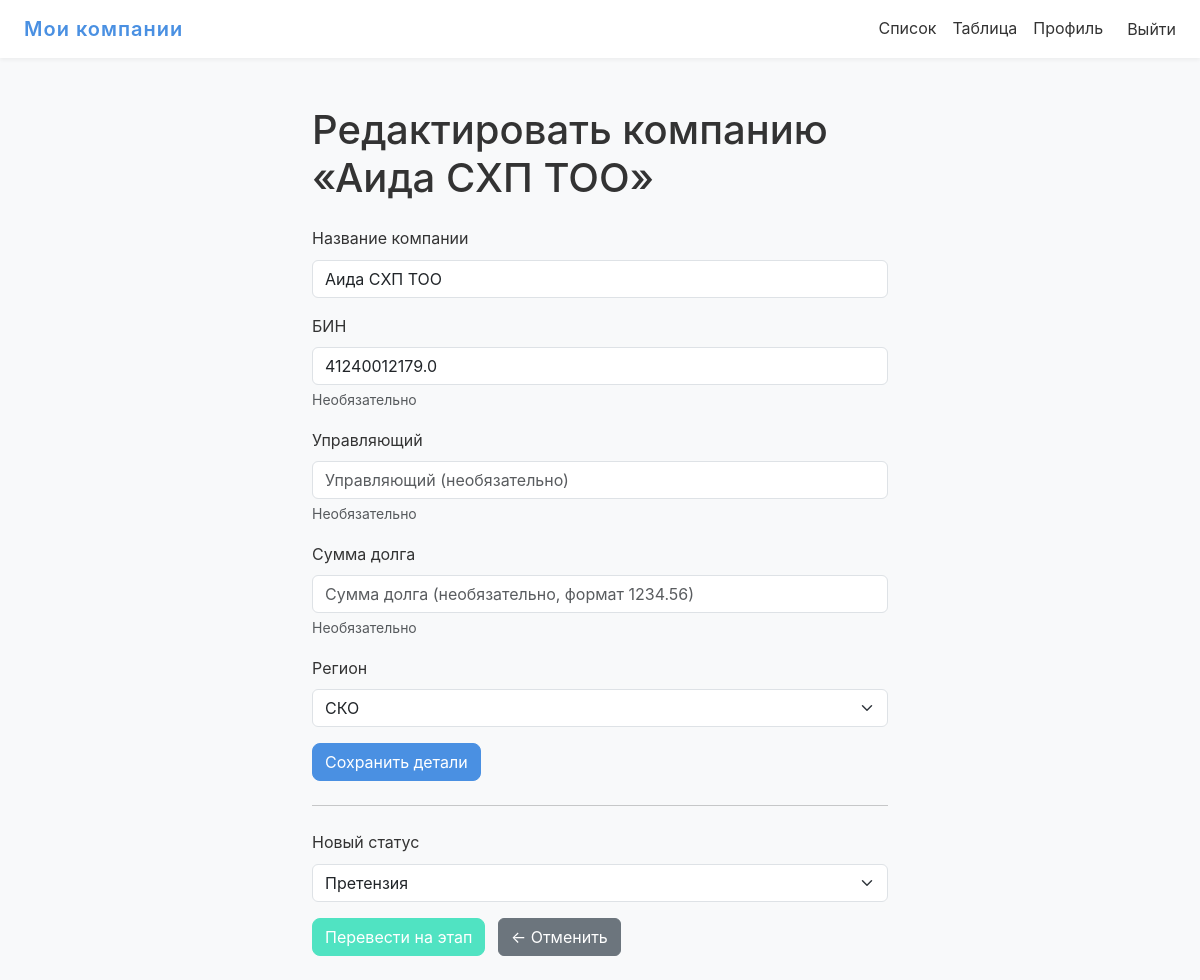
/edit/171/ (signed in), run on an earlier commit of the app's database.
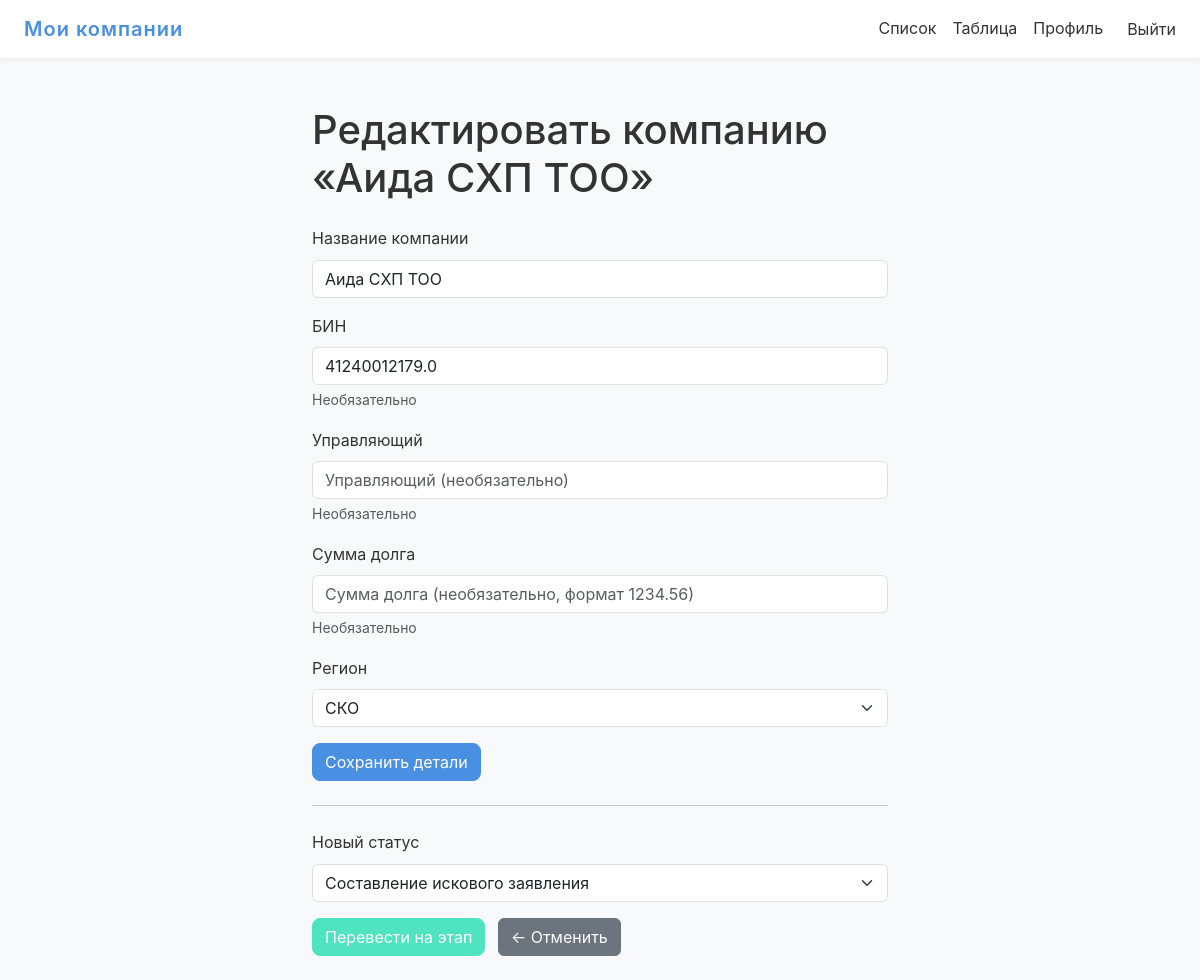
And on a later commit of the database.
### main/models.py (models this page shows, shortened)
class Company(models.Model):
    name = models.CharField("Название компании", max_length=200)
    bin_number = models.CharField(
        "БИН",
        max_length=50,
        blank=True,
        null=True,
        help_text="Бизнес-идентификационный номер (необязательно)"
    )
    manager_name = models.CharField(
        "Управляющий",
        max_length=150,
        blank=True,
        null=True,
        help_text="Имя ответственного лица/управляющего (необязательно)"
    )
    debt_amount = models.DecimalField(
        "Сумма долга",
        max_digits=12,
        decimal_places=2,
        blank=True,
        null=True,
        help_text="Сумма долга (необязательно)"
    )
    status = models.ForeignKey(
        Status,
        on_delete=models.SET_NULL,
        null=True,
        blank=True,
        related_name="+",
        verbose_name="Текущий статус"
    )
    position = models.IntegerField(
        "Позиция в колонке",
        default=0,
        help_text="Порядок внутри одного статуса на доске"
    )
    region = models.CharField(
        "Регион",
        max_length=3,
        choices=REGION_CHOICES,
        default="KST",
        help_text="Географический регион компании"
    )
    class Meta:
        ordering = ["position"]
        verbose_name = "Компания"
        verbose_name_plural = "Компании"

class Status(models.Model):
    name = models.CharField("Название статуса", max_length=400)
    order = models.PositiveIntegerField(
        "Порядок отображения",
        default=0,
        help_text="Чем меньше — тем левее на доске"
    )
    duration_days = models.PositiveIntegerField(
        "Рекомендуемое время (дней)",
        default=0,
        help_text="Рекомендованное количество дней в этом статусе"
    )
    class Meta:
        ordering = ["order"]
        verbose_name = "Статус"
        verbose_name_plural = "Статусы"

### main/views.py (the view)
# urls.py: path('edit/<int:pk>/', views.edit_company, name='edit_company'),
@login_required
def edit_company(request, pk):
    if request.user.is_staff:
        company = get_object_or_404(Company, pk=pk)
    else:
        regions = request.user.profile.regions.values_list('code', flat=True)
        company = get_object_or_404(Company, pk=pk, region__in=regions)
    old_status = company.status
    old_order  = old_status.order if old_status else -1
    if request.method == 'POST' and 'save_details' in request.POST:
        form = CompanyForm(request.POST, instance=company, user=request.user)
        if form.is_valid():
            new_status = form.cleaned_data.get('status')
            new_order  = new_status.order if new_status else -1
            if not request.user.is_staff and new_order < old_order:
                messages.error(request, "Нельзя выбрать более ранний этап.")
            else:
                c = form.save(commit=False)
                if not request.user.is_staff:
                    c.region = regions[0] if regions else c.region
                c.save()
                messages.success(request, "Данные компании сохранены.")
                return redirect('main:company_detail', company.pk)
    else:
        form = CompanyForm(instance=company, user=request.user)
    statuses = Status.objects.all().order_by('order')
    return render(request, 'main/company_form.html', {
        'title':   'Редактировать компанию',
        'company': company,
        'form':    form,
        'statuses': statuses,
    })

### main/templates/main/company_form.html (shortened to what this page needs)
{% extends 'main/base.html' %}
{% block content %}
<div class="container py-4" style="max-width: 600px;">
  <h1 class="mb-4">Редактировать компанию «{{ company.name }}»</h1>
  <form method="post" action="{% url 'main:edit_company' company.pk %}">
    <div class="mb-3">
      <label for="{{ form.name.id_for_label }}" class="form-label">Название компании</label>
      {{ form.name }}
    </div>
    <div class="mb-3">
      <label for="{{ form.bin_number.id_for_label }}" class="form-label">БИН</label>
      {{ form.bin_number }} <div class="form-text">Необязательно</div>
    </div>
    <div class="mb-3">
      <label for="{{ form.manager_name.id_for_label }}" class="form-label">Управляющий</label>
      {{ form.manager_name }} <div class="form-text">Необязательно</div>
    </div>
    <div class="mb-3">
      <label for="{{ form.debt_amount.id_for_label }}" class="form-label">Сумма долга</label>
      {{ form.debt_amount }} <div class="form-text">Необязательно</div>
    </div>
    <div class="mb-3">
      <label for="{{ form.region.id_for_label }}" class="form-label">Регион</label>
      {{ form.region }}
    </div>
    <button type="submit" class="btn btn-primary">Сохранить детали</button>
  </form>
  <hr class="my-4">
  <form method="post" action="{% url 'main:move_company' %}">
    <div class="mb-3">
      <label for="id_status_id" class="form-label">Новый статус</label>
      <select name="status_id" id="id_status_id" class="form-select">
        {% for st in statuses %}
          <option value="{{ st.pk }}" {% if st.pk == company.status_id %}selected{% endif %}>
            {{ st.name }}
          </option>
        {% endfor %}
      </select>
    </div>
    <button type="submit" class="btn btn-success">Перевести на этап</button>
    <a href="{% url 'main:company_detail' company.pk %}" class="btn btn-secondary ms-2">
      ← Отменить
    </a>
  </form>
</div>
{% endblock %}

What changed in the data, as far as the page shows it:
changed Company "Аида СХП ТОО": status_id "Претензия" → "Составление искового заявления"
